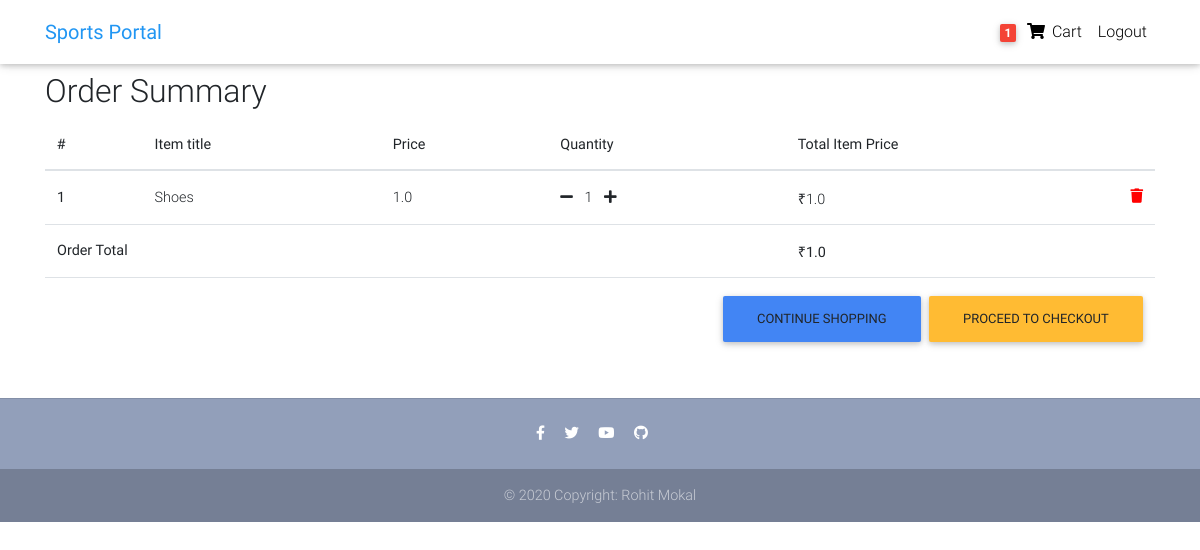
Page /order-summary/ (signed in) on the committed database.
### core/models.py (models this page shows, shortened)
class Order(models.Model):
    user = models.ForeignKey(settings.AUTH_USER_MODEL,
                             on_delete=models.CASCADE)
    ref_code = models.CharField(max_length=20, blank=True, null=True)
    items = models.ManyToManyField(OrderItem)
    start_date = models.DateTimeField(auto_now_add=True)
    ordered_date = models.DateTimeField()
    ordered = models.BooleanField(default=False)
    shipping_address = models.ForeignKey(
        'Address', related_name='shipping_address', on_delete=models.SET_NULL, blank=True, null=True)
    billing_address = models.ForeignKey(
        'Address', related_name='billing_address', on_delete=models.SET_NULL, blank=True, null=True)
    payment = models.ForeignKey(
        'Payment', on_delete=models.SET_NULL, blank=True, null=True)
    coupon = models.ForeignKey(
        'Coupon', on_delete=models.SET_NULL, blank=True, null=True)
    being_delivered = models.BooleanField(default=False)
    received = models.BooleanField(default=False)
    refund_requested = models.BooleanField(default=False)
    refund_granted = models.BooleanField(default=False)
    def get_total(self):
        total = 0
        for order_item in self.items.all():
            total += order_item.get_final_price()
        if self.coupon:
            total -= self.coupon.amount
        return total

class OrderItem(models.Model):
    user = models.ForeignKey(settings.AUTH_USER_MODEL,
                             on_delete=models.CASCADE)
    ordered = models.BooleanField(default=False)
    item = models.ForeignKey(Item, on_delete=models.CASCADE)
    quantity = models.IntegerField(default=1)
    def get_total_item_price(self):
        return self.quantity * self.item.price
    def get_final_price(self):
        if self.item.discount_price:
            return self.get_total_discount_item_price()
        return self.get_total_item_price()

class Item(models.Model):
    objects = None
    title = models.CharField(max_length=100)
    price = models.FloatField()
    discount_price = models.FloatField(blank=True, null=True)
    category = models.CharField(choices=CATEGORY_CHOICES, max_length=2)
    label = models.CharField(choices=LABEL_CHOICES, max_length=1)
    slug = models.SlugField()
    description = models.TextField()
    image = models.ImageField()

### core/views.py (the view)
# urls.py: path('order-summary/', OrderSummaryView.as_view(), name='order-summary'),
class OrderSummaryView(LoginRequiredMixin, View):
    def get(self, *args, **kwargs):
        try:
            order = Order.objects.get(user=self.request.user, ordered=False)
            context = {
                'object': order
            }
            return render(self.request, 'order_summary.html', context)
        except ObjectDoesNotExist:
            messages.warning(self.request, "You do not have an active order")
            return redirect("/")

### core/templatetags/cart_template_tags.py (called while the page is built)
@register.filter
def cart_item_count(user):
    if user.is_authenticated:
        qs = Order.objects.filter(user=user, ordered=False)
        if qs.exists():
            return qs[0].items.count()
    return 0

### templates/order_summary.html (shortened to what this page needs)
{% extends "base.html" %}
{% block content %}
  <main>
    <div class="container">
    <div class="table-responsive text-nowrap">
    <h2>Order Summary</h2>
    <table class="table">
        <thead>
        <tr>
            <th scope="col">#</th>
            <th scope="col">Item title</th>
            <th scope="col">Price</th>
            <th scope="col">Quantity</th>
            <th scope="col">Total Item Price</th>
        </tr>
        </thead>
        <tbody>
        {% for order_item in object.items.all %}
        <tr>
            <th scope="row">{{ forloop.counter }}</th>
            <td>{{ order_item.item.title }}</td>
            <td>{{ order_item.item.price }}</td>
            <td>
                <a href="{% url 'core:remove-single-item-from-cart' order_item.item.slug %}"><i class="fas fa-minus mr-2"></i></a>
                {{ order_item.quantity }}
                <a href="{% url 'core:add-to-cart' order_item.item.slug %}"><i class="fas fa-plus ml-2"></i></a>
            </td>
            <td>
            {% if order_item.item.discount_price %}
                ₹{{ order_item.get_total_discount_item_price }}
                <span class="badge badge-primary">Saving ₹{{ order_item.get_amount_saved }}</span>
            {% else %}
                ₹{{ order_item.get_total_item_price }}
            {% endif %}
            <a style='color: red;' href="{% url 'core:remove-from-cart' order_item.item.slug %}">
                <i class="fas fa-trash float-right"></i>
            </a>
            </td>
        </tr>
        {% endfor %}
        {% if object.get_total %}
        <tr>
            <td colspan="4"><b>Order Total</b></td>
            <td><b>₹{{ object.get_total }}</b></td>
        </tr>
        <tr>
            <td colspan="5">
            <a class='btn btn-warning float-right ml-2' href='/checkout/'>Proceed to checkout</a>
            <a class='btn btn-primary float-right' href='/'>Continue shopping</a>
            </td>
        </tr>
        {% endif %}
        </tbody>
    </table>
    </div>
    </div>
  </main>
{% endblock content %}

### templates/base.html (shortened to what this page needs)
{% load static %}
<html lang="en">
<head>
  <link rel="stylesheet" href="https://use.fontawesome.com/releases/v5.8.1/css/all.css">
  <link href="{% static 'css/bootstrap.min.css' %}" rel="stylesheet">
  <link href="{% static 'css/mdb.min.css' %}" rel="stylesheet">
  <link href="{% static 'css/style.min.css' %}" rel="stylesheet">
</head>
{% include "navbar.html" %}
<body>
    <div class="mt-5 pt-4">
    </div>
    {% block content %}
    {% endblock content %}
    {% include "footer.html" %}
</body>
</html>

### templates/navbar.html (shortened to what this page needs)
{% load cart_template_tags %}
<nav class="navbar fixed-top navbar-expand-lg navbar-light white scrolling-navbar">
    <div class="container">
      <a class="navbar-brand waves-effect" href="/">
        <strong class="blue-text">Sports Portal</strong>
      </a>
      <div class="collapse navbar-collapse" id="navbarSupportedContent">
        <ul class="navbar-nav nav-flex-icons">
          {% if request.user.is_authenticated %}
          <li class="nav-item">
            <a href="{% url 'core:order-summary' %}" class="nav-link waves-effect">
              <span class="badge red z-depth-1 mr-1"> {{ request.user|cart_item_count }} </span>
              <i class="fas fa-shopping-cart"></i>
              <span class="clearfix d-none d-sm-inline-block"> Cart </span>
            </a>
          </li>
          <li class="nav-item">
            <a class="nav-link waves-effect" href="{% url 'account_logout' %}">
              <span class="clearfix d-none d-sm-inline-block"> Logout </span>
            </a>
          </li>
          {% endif %}
        </ul>
      </div>
    </div>
  </nav>

### templates/footer.html
<footer class="page-footer text-center font-small mt-4 wow fadeIn">
    <hr class="my-4">
    <div class="pb-4">
      <a href="https://www.facebook.com/rohit.mokal.184/" target="_blank">
        <i class="fab fa-facebook-f mr-3"></i>
      </a>
      <a href="https://twitter.com/mokal24" target="_blank">
        <i class="fab fa-twitter mr-3"></i>
      </a>
      <a href="https://www.youtube.com/watch?v=IxunpIaYnwE" target="_blank">
        <i class="fab fa-youtube mr-3"></i>
      </a>
      <a href="https://github.com/rohi24/Python_Projects" target="_blank">
        <i class="fab fa-github mr-3"></i>
      </a>
    </div>
    <div class="footer-copyright py-3">
      © 2020 Copyright:
      <a target="_blank"> Rohit Mokal </a>
    </div>
  </footer>

### templates/scripts.html (shortened to what this page needs)
{% load static %}

### templates/base.html (style rules this page uses)
html, body, header, .carousel { height: 60vh; }

### rows in the picture
OrderItem: item "Shoes", item.price "1.0", quantity "1", get_total_item_price "1.0"
Order: get_total "1.0"

### other values in the picture
{{ request.user|cart_item_count }} "1"
